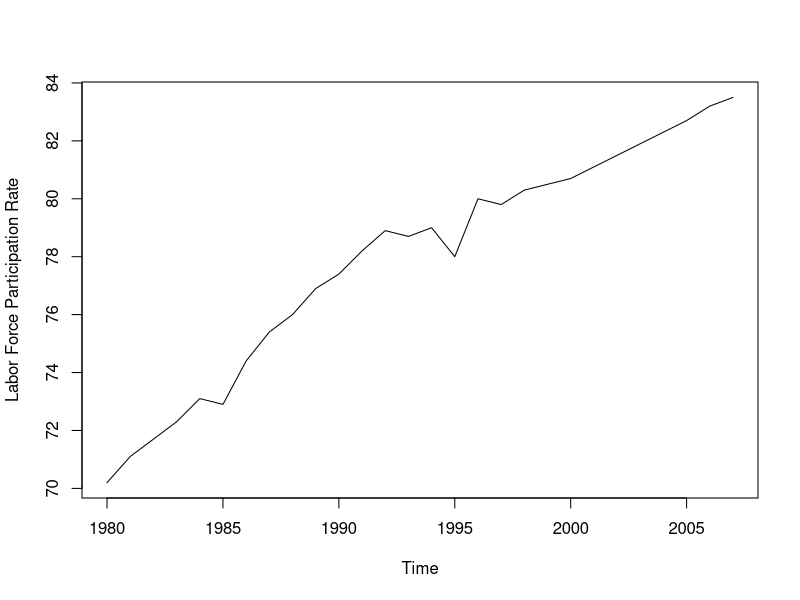
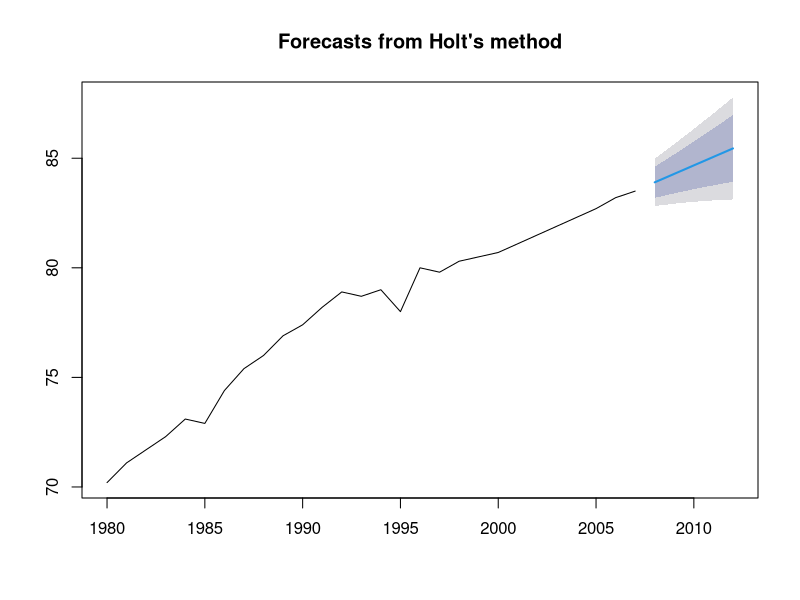
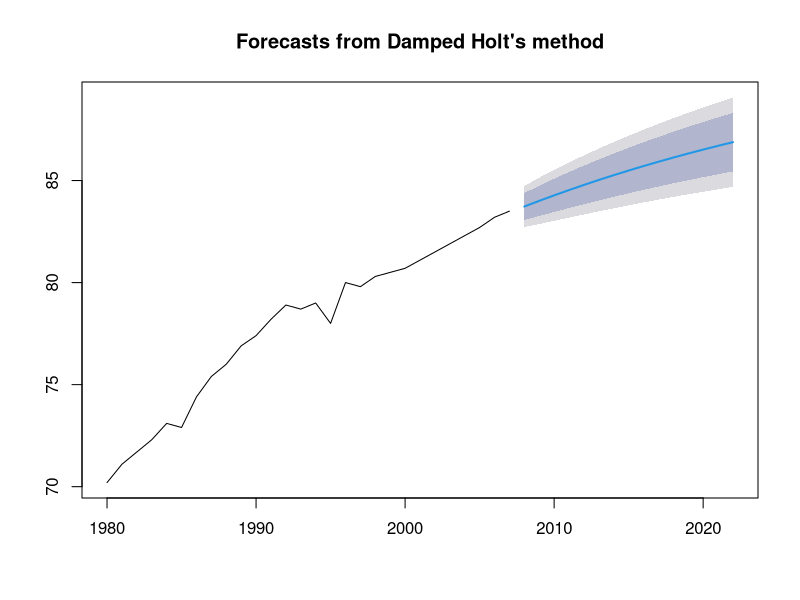
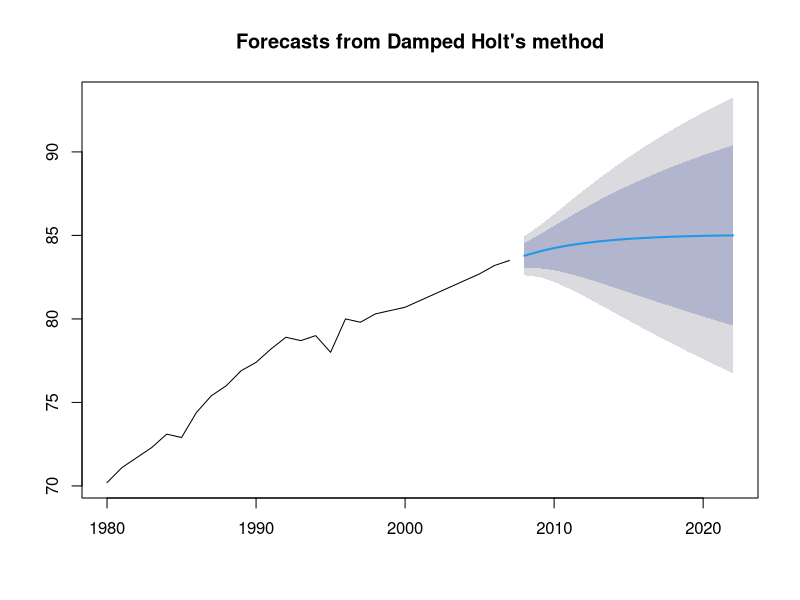
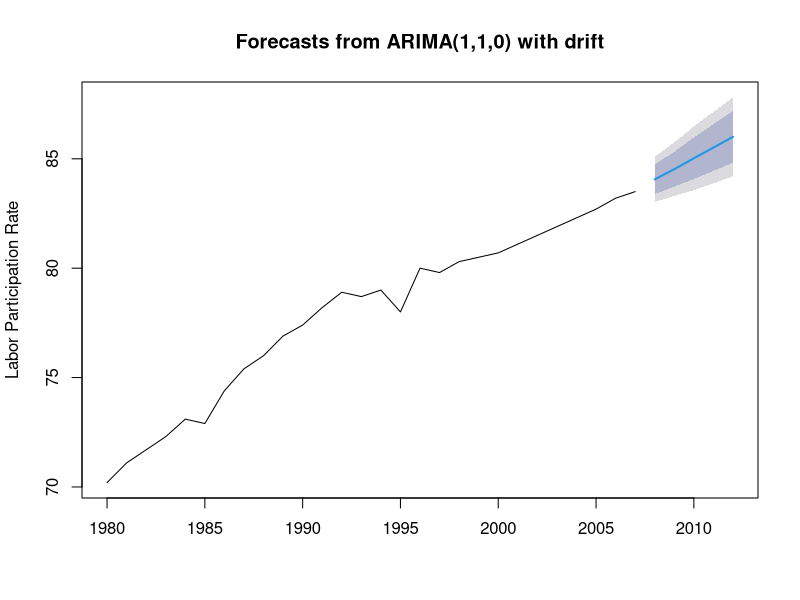
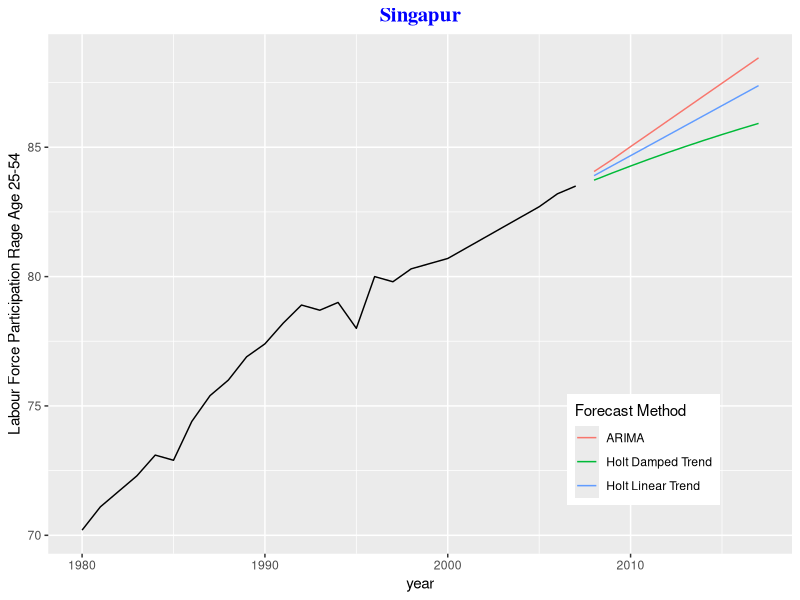
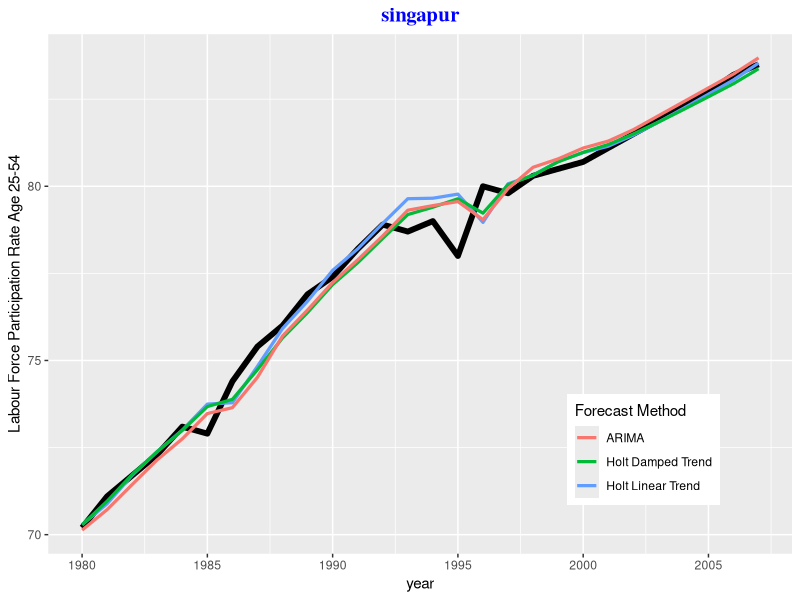
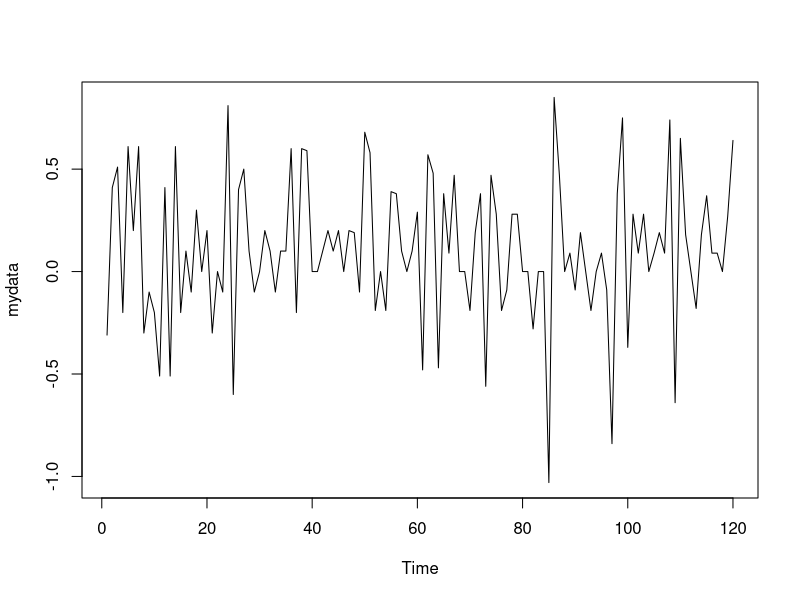

R code for these plots, in order: (Note: a time limit stopped this script after it produced the figures.)
## ---- chunk 1
# package load
library(forecast)
library(ggplot2)
## ---- chunk 2
# install.packages("quantmod")
# install.packages("xts")
## ---- chunk 3
# package load
library(forecast)
library(ggplot2)
library(quantmod)
library(xts)

# Import with scan
# "70.19999695	71.09999847	71.69999695	72.30000305	73.09999847	72.90000153	74.40000153	75.40000153	76	76.90000153	77.40000153	78.19999695	78.90000153	78.69999695	79	78	80	79.80000305	80.30000305	80.5	80.69999695	81.09999847	81.5	81.90000153	82.30000305	82.69999695	83.19999695	83.5"
# singapur=scan()
# singapur
singapur <-c(70.19999695,	71.09999847,	71.69999695,	72.30000305,	73.09999847,	72.90000153,	74.40000153,	75.40000153,	76,	76.90000153,	77.40000153,	78.19999695,	78.90000153,	78.69999695,	79,	78,	80,	79.80000305,	80.30000305,	80.5,	80.69999695,	81.09999847,	81.5,	81.90000153,	82.30000305,	82.69999695,	83.19999695,	83.5)
# item 28 are shown by this code 
singapur
singapur <- ts(singapur,start=1980)
singapur
plot(singapur,ylab="Labor Force Participation Rate")
## ---- chunk 4

# holt(data, h=x, damped=FALSE, level=c(80,95),fan=FALSE,initial=c("optimal","simple"),exponential=FALSE,alpha=NULL,beta=NULL,phi=NULL,lambda=NULL)

library(forecast)
holt_trend <- holt(singapur,h=5)
summary(holt_trend)
plot(holt_trend)
## ---- chunk 5
#phi auto generated
plot(holt(singapur,h=15,damped=T))
# To see the generated value for phi: phi=0.96
summary(holt(singapur,h=15,damped=T))

# manual setting of phi
plot(holt(singapur,h=15,damped=T,phi=0.8))

# ARIMA auto generated
singapurarima=auto.arima(singapur)
summary(singapurarima)
## ---- chunk 6
# ARIMA auto generated
singapurarima = auto.arima(singapur)
summary(singapurarima)

## ARIMA(1,1,0) with drift
## Summary output is same as the holt model
## The buttom shows that training set error measures

plot(forecast(singapurarima,h=5),ylab="Labor Participation Rate")

# The above setting might work for short term period
# Flatting curve needs to be designed

# Exact calculation of Arima parameters
auto.arima(singapur,stepwise = F,approximation = F)

## ---- chunk 7
# model setting
# 1: Holttrend model
library(forecast)
holt_trend = holt(singapur,h=10)
holtdamped=holt(singapur,h=10,damped=T)
arimafore=forecast(auto.arima(singapur),h=10)
## ---- chunk 8
library(ggplot2)
autoplot(singapur)+
  forecast::autolayer(holt_trend$mean,series="Holt Linear Trend")+
  forecast::autolayer(holtdamped$mean,series="Holt Damped Trend")+
  forecast::autolayer(arimafore$mean,series="ARIMA")+
  xlab("year")+ylab("Labour Force Participation Rage Age 25-54")+
  guides(colour=guide_legend(title="Forecast Method"))+
  theme(legend.position = c(0.8,0.2))+
  ggtitle("Singapur")+
  theme(plot.title = element_text(family="Times",hjust=0.5,color="blue",face="bold",size=15))
## ---- chunk 9
# package load
library(forecast)
library(ggplot2)

# models 
holttrend=holt(singapur,h=10)
holtdamped=holt(singapur,h=10,damped=T)
airmafore=forecast(auto.arima(singapur),h=10)

autoplot(singapur)+geom_line(size=2)+
  forecast::autolayer(holttrend$fitted,series="Holt Linear Trend",size=1.1)+
  forecast::autolayer(holtdamped$fitted,series="Holt Damped Trend",size=1.1)+
  forecast::autolayer(arimafore$fitted,series="ARIMA",size=1.1)+
  xlab("year")+ylab("Labour Force Participation Rate Age 25-54")+
  guides(colour=guide_legend(title="Forecast Method"))+
  theme(legend.position=c(0.8,0.2))+
  ggtitle("singapur")+theme(plot.title=element_text(family="Times",hjust=0.5,color="blue",face="bold",size=15))
## ---- chunk 10
# data load
# mydata = scan()

mydata <- c(-0.31,	0.41,	0.51,	-0.2,	0.61,	0.2,	0.61,	-0.3,	-0.1,	-0.2,	-0.51,	0.41, -0.51,	0.61,	-0.2,	0.1,	-0.1,	0.3,	0,	0.2,	-0.3,	0,	-0.1,	0.81, -0.6,	0.4,	0.5,	0.1,	-0.1,	0,	0.2,	0.1,	-0.1,	0.1,	0.1,	0.6, -0.2,	0.6,	0.59,	0,	0,	0.1,	0.2,	0.1,	0.2,	0,	0.2,	0.19, -0.1,	0.68,	0.58,	-0.19,	0,	-0.19,	0.39,	0.38,	0.1,	0,	0.1,	0.29, -0.48,	0.57,	0.48,	-0.47,	0.38,	0.09,	0.47,	0,	0,	-0.19,	0.19,	0.38, -0.56,	0.47,	0.28,	-0.19,	-0.09,	0.28,	0.28,	0,	0,	-0.28,	0,	0, -1.03,	0.85,	0.47,	0,	0.09,	-0.09,	0.19,	0,	-0.19,	0,	0.09,	-0.09, -0.84,	0.38,	0.75,	-0.37,	0.28,	0.09,	0.28,	0,	0.09,	0.19,	0.09,	0.74, -0.64,	0.65,	0.18,	0,	-0.18,	0.18,	0.37,	0.09,	0.09,	0,	0.27,	0.64)
mydata
# raw data
# -0.31	0.41	0.51	-0.2	0.61	0.2	0.61	-0.3	-0.1	-0.2	-0.51	0.41 -0.51	0.61	-0.2	0.1	-0.1	0.3	0	0.2	-0.3	0	-0.1	0.81 -0.6	0.4	0.5	0.1	-0.1	0	0.2	0.1	-0.1	0.1	0.1	0.6 -0.2	0.6	0.59	0	0	0.1	0.2	0.1	0.2	0	0.2	0.19 -0.1	0.68	0.58	-0.19	0	-0.19	0.39	0.38	0.1	0	0.1	0.29 -0.48	0.57	0.48	-0.47	0.38	0.09	0.47	0	0	-0.19	0.19	0.38 -0.56	0.47	0.28	-0.19	-0.09	0.28	0.28	0	0	-0.28	0	0 -1.03	0.85	0.47	0	0.09	-0.09	0.19	0	-0.19	0	0.09	-0.09 -0.84	0.38	0.75	-0.37	0.28	0.09	0.28	0	0.09	0.19	0.09	0.74 -0.64	0.65	0.18	0	-0.18	0.18	0.37	0.09	0.09	0	0.27	0.64

# timestamp
# mydata
plot.ts(mydata)

# ts() function - ts data load
germaninfl=ts(mydata,start=2008,frequency = 12)
plot(germaninfl)

# basic structure
ts(mydata, start=c(2008,3),frequency=12)
## ---- chunk 11

# Data load
# mydata=scan()
# plot.ts(mydata)

# germaninfl=ts(mydata,start=2008,frequency = 12)
# plot(germaninfl)

# Seasonal decomposition
plot(germaninfl)
decompose(germaninfl)
plot(decompose(germaninfl))

# using the stl method
plot(stl(germaninfl,s.window = 7))

# stl forecasting
library(forecast)
plot(stlf(germaninfl,method="ets"))

# comparison with a standard est forecast
plot(forecast(ets(germaninfl),h=24))

# using autoplot
library(ggplot2)
autoplot(stlf(germaninfl,method="ets"))

# Seasonal Arima(package forecast)
auto.arima(germaninfl,stepwise=T,
           approximation=F,trace=T)

# Getting an object
germaninflarima = auto.arima(germaninfl,stepwise=T,
                             approximation = F,trace=T)

# forecast
forec=forecast(germaninflarima)
plot(forec)

# exponential smoothing with ets
# auto generated
ets(germaninfl)
# forecast plot
germaninflets=ets(germaninfl)
plot(forecast(germaninflets,h=60))

# comparison with seasonal Holt Winters model
plot(hw(germaninfl,h=60))

# cross validation of 2 models
germnainflets=ets(germaninfl)
germaninflarima=auto.arima(germaninfl,
                           stepwise=T,
                           approximation=F,
                           trace=T)

## Function definition
forecastets = function(x,h){
  forecast(ets(x),h=h)
}

forecastarima = function(x,h){
  forecast(auto.arima(x),stepwise=T,approximation=F,h=h)
}

esterror=tsCV(germaninfl,forecastets,h=1)
arimaerror=tsCV(germaninfl,forecastarima,h=1)

mean(esterror^2,na.rm=T)
mean(arimaerror^2,na.rm=T)
## ---- chunk 12
decompose(germaninfl)
plot(decompose(germaninfl))
## ---- chunk 13
# plot visualization
plot(stl(germaninfl,s.window = 7))
# second to top: seasonality
## ---- chunk 14
library(forecast)

# stl forecasting + ETS
plot(stlf(germaninfl,method="ets"))

# comparison with a standard ets forecast
# peaks and slppes are different
plot(forecast(ets(germaninfl),h=24))

# using autoplot
library(ggplot2)
autoplot(stlf(germaninfl,method="ets"))
## ---- chunk 15
# Seasonal ARIMA (package forecast)
library(forecast)
auto.arima(germaninfl,stepwise=T,
           approximation=F,trace=T)
## ---- chunk 16
# Getting an object <forecast>
germaninflarima <- auto.arima(germaninfl,
                              stepwise=T,
                              approximation=F,
                              trace=T)
forec <- forecast(germaninflarima)
plot(forec)
## ---- chunk 17
# library(forecast)
# est(data)
# # Function arguments
?ets()
## ---- chunk 18
# Exponentila smoothing with ets
# Auto generated
library(forecast)
ets(germaninfl)

# forecast plot
germaninflets=ets(germaninfl)
plot(germaninflets)     
plot(forecast(germnainflets,h=60))

# comparison with seasonal Holt Winter model
plot(hw(germaninfl,h=60))
## ---- chunk 19
forecastes=
  function(x,h)
  {forecast(est(x),h=h)}
## ---- chunk 20
forecastarima=
  function(x,h)
  {forecast(auto.arima(x),
            stepwise=T,
            approximation=F,
            h=h)
  }
## ---- chunk 21
etserror=tsCV(germaninfl,forecastets,h=1)
arimaerror=tsCV(germaninfl,forecastarima,h=1)

# error calculation
mean(etserror^2,na.rm=T)
mean(arimaerror^2,na.rm = T)
